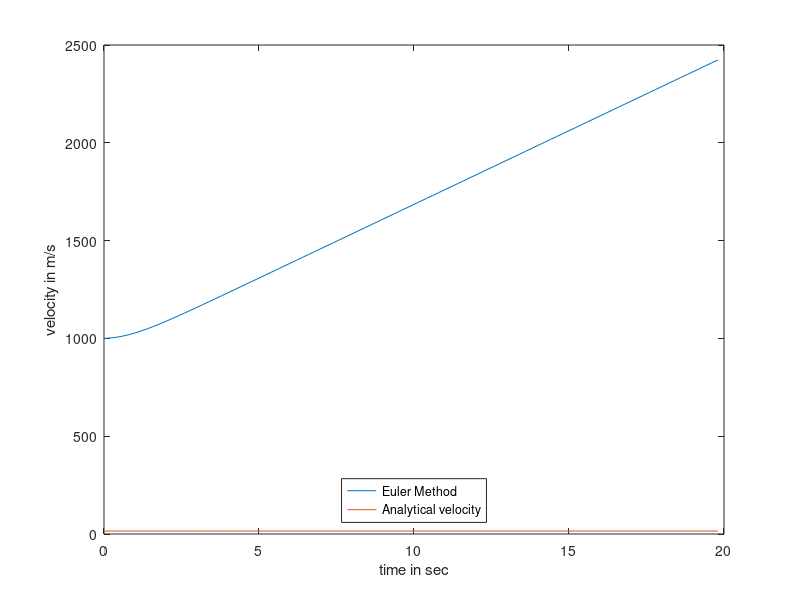

Write MATLAB code to recreate this figure.
clear all;
V0 = 0; % initial speed
m = 0.05; % mass in kg
g = 9.81; % gravity acceleration kg/m3
rho = 1.2; % Air density
A = 0.009; % Object area
cw = 0.4; % Numerical drag coefficient
k = 0.5*cw*rho*A; % Coefficient
N = 100; % Time step
V = zeros(1,N); % Speed
V(1)=V0;
deltat=0.2;
h0 = 100;
pos(1) = 1000;

for i=1:N-1
V(i+1)=V(i)+deltat*(g-(k/m)*V(i)^2);
pos(i+1) = pos(i) + V(i+1);
end
t=(0:N-1)*deltat;
vterminal=sqrt(g*m/k); % Terminal velocity


plot(t,pos,t,ones(1,N)*vterminal);
xlabel('time in sec');
ylabel('velocity in m/s');
legend ('Euler Method', 'Analytical velocity','location','south');
